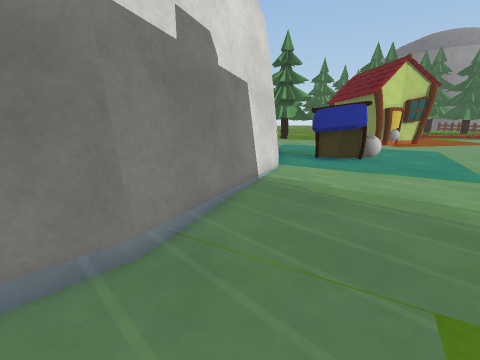
view 1 (above)

18 first-person views from a walk through a Unity game level. The camera is 1.3 m above the floor, tilts 14° down and sees 90° across. The floor is counted in squares, 0.5 m on a side. Each view is taken from the middle of a square. On the plan, view 1 faces up. The plan holds only what a view shows up to about 17 squares ahead; the rest is blank. The place goes on beyond the plan. Some animated figures are not drawn. Some surface patterns are stand-ins.

view 2
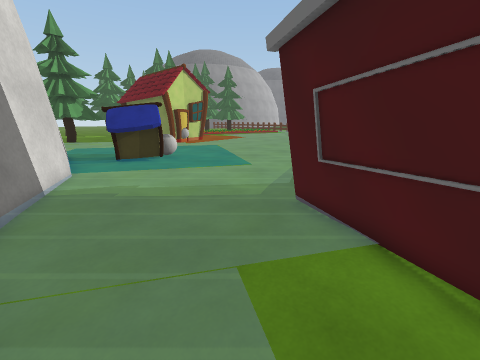

view 3
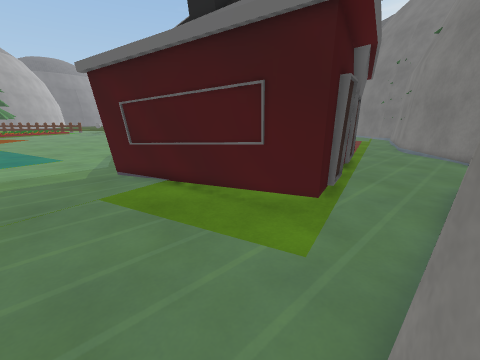

view 4
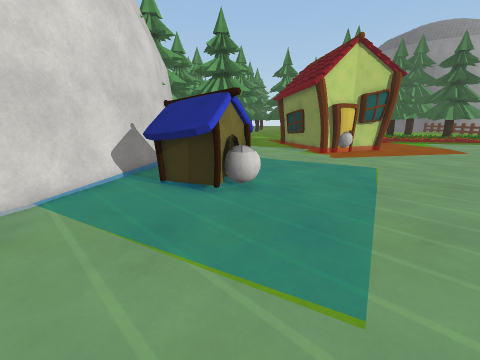

view 5
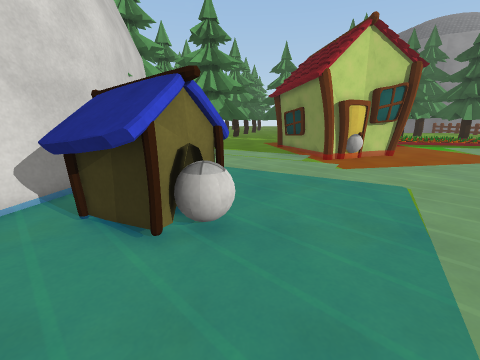

view 6
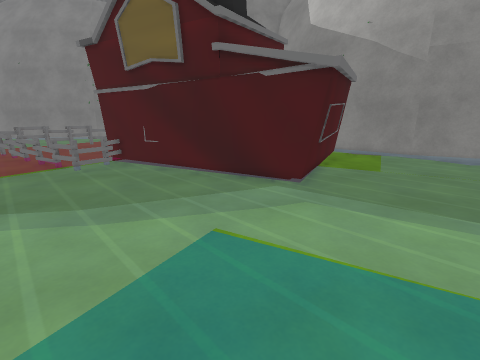

view 7
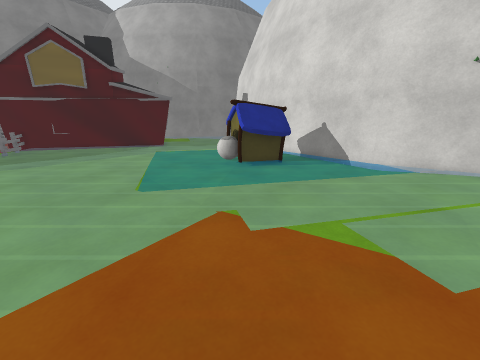

view 8
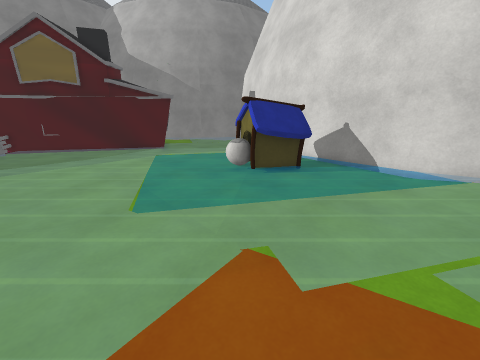

view 9
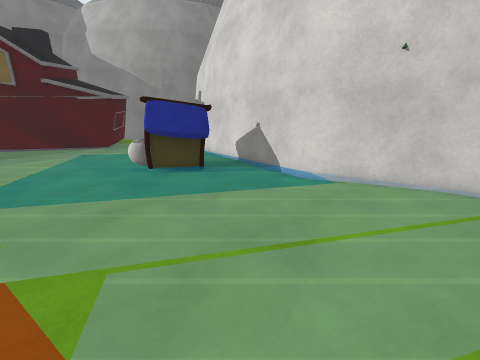

view 10
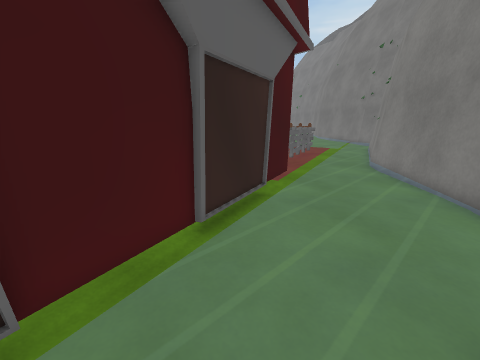

view 11
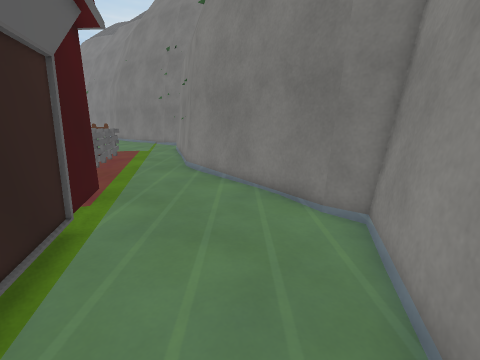

view 12
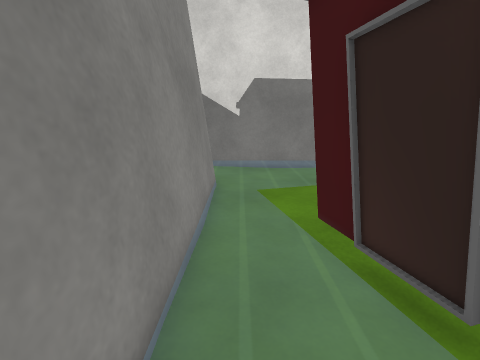

view 13
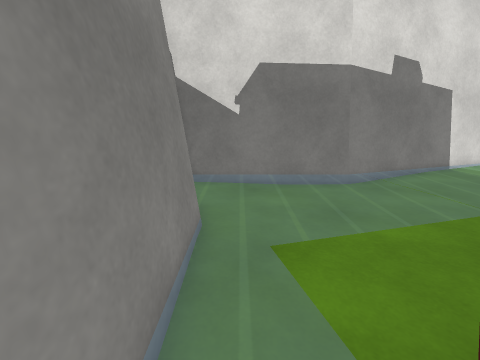

view 14
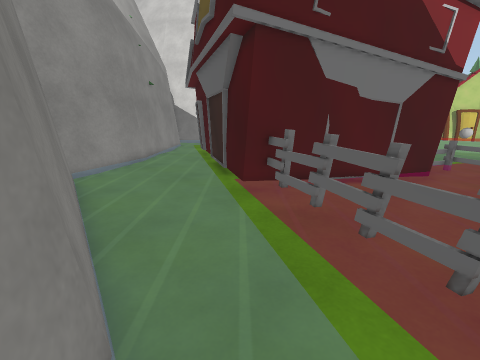

view 15
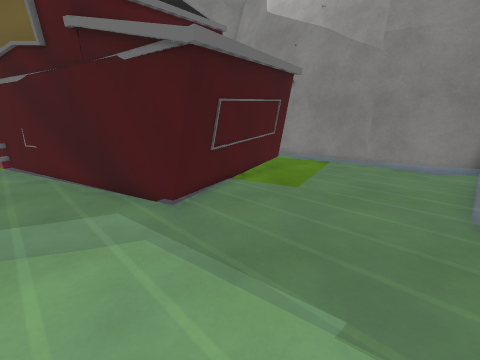

view 16
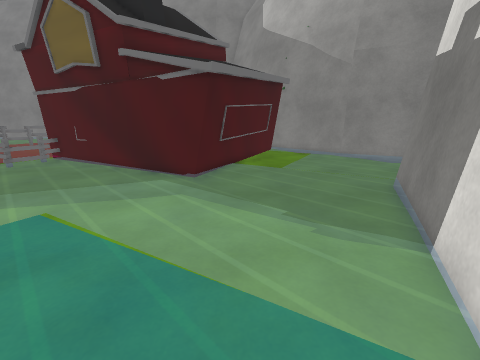

view 17
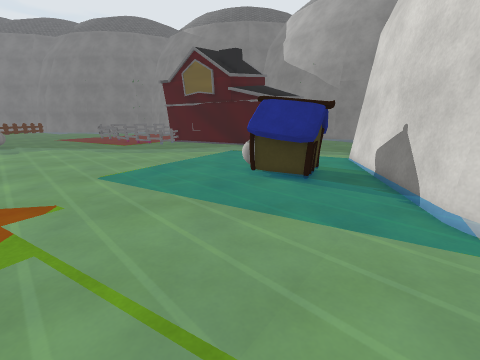

view 18
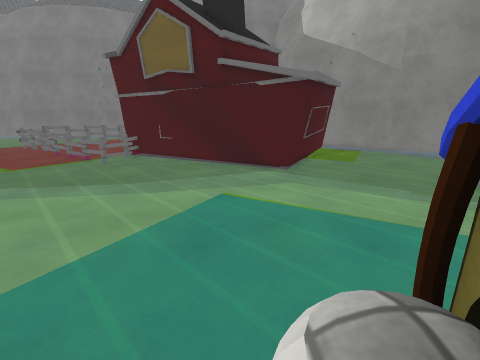

### Floor plan
Key: @ floor where view 1 was taken; # wall or solid block; . main floor; - floor 0.25 m lower than the main floor; / step, stairs or slope; = window, fence, low wall or low ledge; O other object.
Columns run from 8 left of view 1 to 21 right of it. Each row starts with its distance up from view 1.
 31            #......../  .
 30            #..........  OO
 29            #.............O  .
 28            #.......//../...
 27            #.........///......
 26            #=........../......
 25            ##.................
 24            ##.................
 23            #=.................
 22            #..................
 21            #..................
 20            #..OOO.............
 19           ##. OOOOO...../.....
 18           ##.OOOOO............
 17           ##.OOOOO............
 16           #...OOO.............
 15           #...................
 14          ##...................
 13          ##..................
 12         ##...................
 11         ##...................
 10        ##........./..........
  9        ##....................
  8       ##......................
  7       ##......................
  6      ##.......................
  5     ###/......................
  4    ###..//....####.........../
  3   ###.....//..#  ##.........//
  2  ###....../-/##   ###......./.
  1 ###......./-.#      ###....==.
  0 ##......@/--##        ###..#=.
 -1 #........---#           ###=.
 -2 ###...../--##             ###
 -3   ###../---#
 -4     ##..//##
 -5      ##...###             #
 -6       ##....###           #
 -7        ##.....###        #
 -8         ##......##       #...
 -9          ##......###    #  ..
-10           ##.......#######...
-11            ##........###==# .
-12             ##...........=#==
-13              #.............===
-14              ##..............#
-15               #...............
-16               #####=..........
-17                ###########...
-18                        ######.

Where each view was taken, in squares from view 1:
view 1: 0 up, 0 right, facing up
view 2: 0 up, 0 right, facing up-right
view 3: 2 down, 5 left, facing right
view 4: 7 up, 9 right, facing up
view 5: 11 up, 10 right, facing up
view 6: 15 up, 10 right, facing down
view 7: 29 up, 20 right, facing down-left
view 8: 27 up, 19 right, facing down-left
view 9: 31 up, 15 right, facing down-left
view 10: 9 down, 3 right, facing right
view 11: 9 down, 5 right, facing down-right
view 12: 10 down, 5 right, facing up-left
view 13: 7 down, 2 right, facing up-left
view 14: 18 down, 21 right, facing up-left
view 15: 12 up, 5 right, facing down
view 16: 16 up, 5 right, facing down
view 17: 31 up, 10 right, facing down
view 18: 18 up, 10 right, facing down
